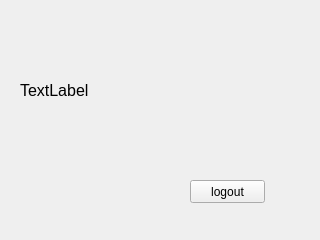
<?xml version="1.0" encoding="UTF-8"?>
<ui version="4.0">
 <class>Form</class>
 <widget class="QWidget" name="Form">
  <property name="geometry">
   <rect>
    <x>0</x>
    <y>0</y>
    <width>320</width>
    <height>240</height>
   </rect>
  </property>
  <property name="windowTitle">
   <string>Form</string>
  </property>
  <widget class="QPushButton" name="pushButton">
   <property name="geometry">
    <rect>
     <x>190</x>
     <y>180</y>
     <width>75</width>
     <height>23</height>
    </rect>
   </property>
   <property name="text">
    <string>logout</string>
   </property>
  </widget>
  <widget class="QLabel" name="label">
   <property name="geometry">
    <rect>
     <x>20</x>
     <y>60</y>
     <width>261</width>
     <height>61</height>
    </rect>
   </property>
   <property name="font">
    <font>
     <pointsize>12</pointsize>
    </font>
   </property>
   <property name="text">
    <string>TextLabel</string>
   </property>
  </widget>
 </widget>
 <resources/>
 <connections/>
</ui>
